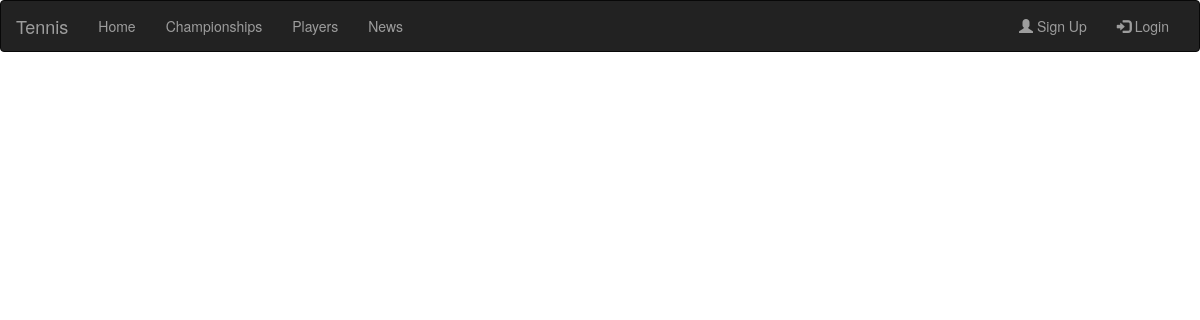
Before: /players with the older database file.
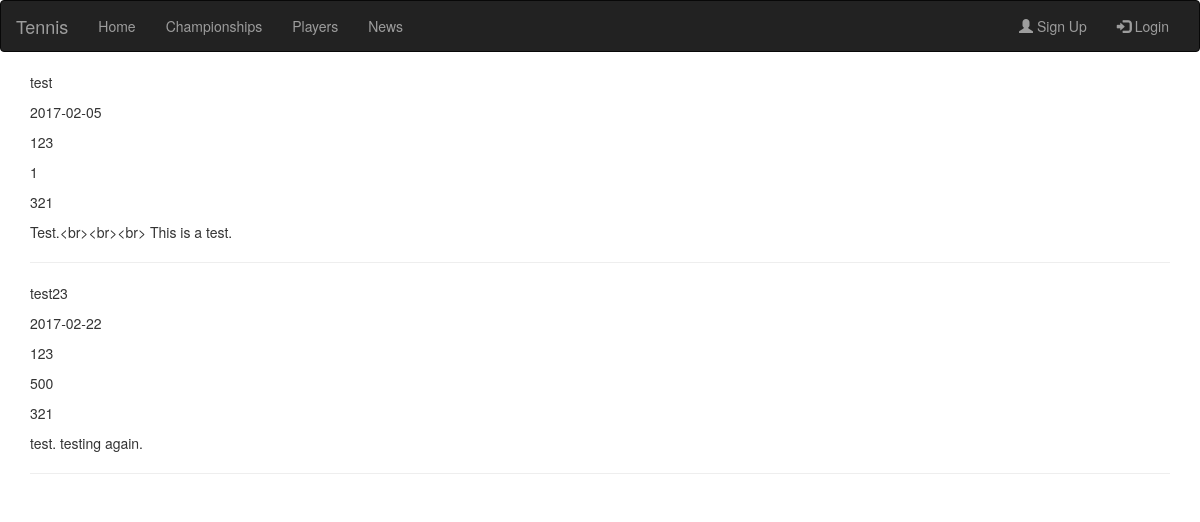
After: the same page with the newer database file.
### database_setup.py (models this page shows)
class Player(Base):
    __tablename__='player'
    id=Column(Integer, primary_key=True)
    name=Column(String(255))
    dob=Column(Date)
    gender=Column(String)
    country=Column(String)
    club=Column(String)
    awards=Column(Integer)
    narrative=Column(String)

### web_app.py (the view)
@app.route('/players')
def players():
	playerslist=dbsession.query(Player).all()
	return render_template('players.html', players=playerslist)

### templates/players.html (shortened to what this page needs)
{% extends "layout.html" %}
{% block body %}
{% for player in players %}
<div>
<p>{{ player.name}}</p>
<p>{{player.dob}}</p>
<p>{{player.country}}</p>
<p>{{player.awards}}</p>
<p>{{player.club}}</p>
<p>{{player.narrative}}</p>
<hr>
</div>
{% endfor %}
{% endblock %}

Changed rows visible on the page:
added Player: name "test", dob "2017-02-05", country "123", awards "1", club "321", narrative "Test.<br><br><br> This is a test."
added Player: name "test23", dob "2017-02-22", country "123", awards "500", club "321", narrative "test. testing again."
